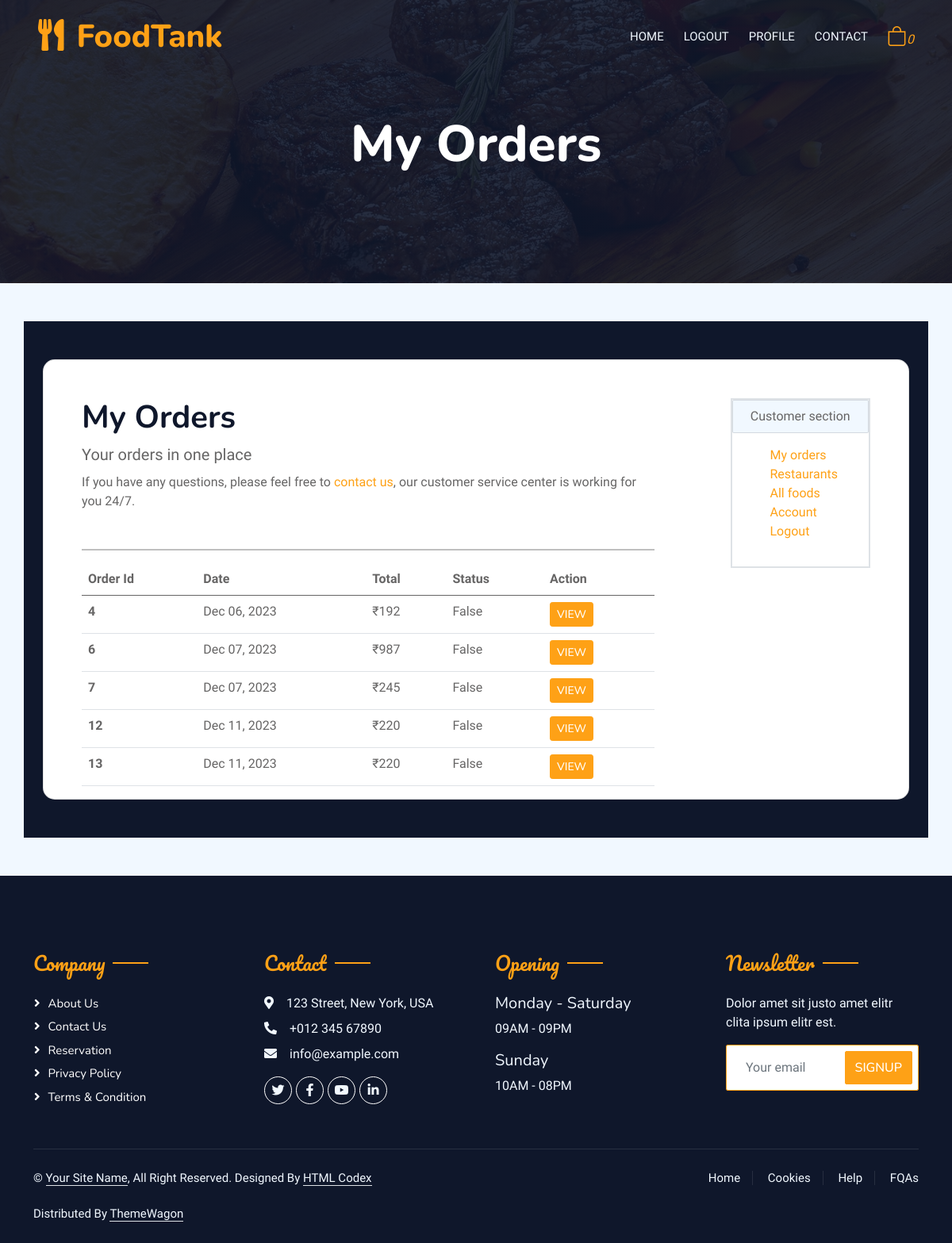
/orders/ (signed in), run on the app's committed database.
### order/models.py (models this page shows, shortened)
class Order(models.Model):
    order_id = models.AutoField(primary_key=True)
    user = models.ForeignKey(User, on_delete=models.CASCADE,
                        limit_choices_to={'user_type':'Customer'})
    restaurant = models.ForeignKey(Restaurant, on_delete=models.CASCADE)
    is_confirmed = models.BooleanField(default=False)
    estimated_time = models.DateTimeField(blank=True, null=True)
    driver = models.ForeignKey(Driver, on_delete=models.SET_NULL, null=True, blank=True)
    transaction_id = models.CharField(max_length=255, null=True, blank=True)
    total_bill = models.IntegerField(blank=True, null=True)
    payment_method = models.CharField(max_length=255, blank=True, null=True, choices=payment_choices)
    order_date = models.DateTimeField(auto_now_add=True, blank=True, null=True)

### user/views.py (the view)
# urls.py: path("orders/", views.orders, name="orders"),
@login_required(login_url='/login/')
def orders(request):
    if not request.user.user_type == "Customer":
        return redirect("/login/")
    userOrders = Order.objects.filter(user=request.user)
    context = {
        'userOrders' : userOrders
    }
    return render(request, 'account/orders.html', context)

### templates/account/orders.html (shortened to what this page needs)
{% extends '../base.html' %}
{% block content %}
{% load static %}
{% load sweetify %}
<div class="container-xxl position-relative p-0">
        {% include 'navbar.html' %}
    <div class="container-xxl py-5 bg-dark hero-header mb-5">
        <div class="container text-center my-5 pt-5 pb-4">
            <h1 class="display-3 text-white mb-3 animated slideInDown">My Orders</h1>
        </div>
    </div>
</div>
<section class="container h-100 h-custom" style="background-color: #0F172B;">
    <div class="container py-5 h-100">
        <div class="row d-flex justify-content-center align-items-center h-100">
            <div class="col-12">
                <div class="card card-registration card-registration-2" style="border-radius: 15px;">
                    <div class="card-body p-0">
                        <div class="row g-0">
                            <div class="col-lg-9">
                                <div class="mx-5 mt-5">
                                    <div class="mb-5">
                                        <h1 class="fw-bold mb-0 text-black">My Orders</h1>
                                        <p class="fs-5 my-2">Your orders in one place</p>
                                        <p class="fs-6">If you have any questions, please feel free to <a href="/contact/">contact us</a>, our customer service center is working for you 24/7.</p>
                                    </div>
                                    <table class="table">
                                        <hr style="color:black; height: 2px;">
                                        <thead>
                                          <tr>
                                            <th scope="col">Order Id</th>
                                            <th scope="col">Date</th>
                                            <th scope="col">Total</th>
                                            <th scope="col">Status</th>
                                            <th scope="col">Action</th>
                                          </tr>
                                        </thead>
                                        <tbody>
                                          {% for data in userOrders %}
                                            <tr>
                                                <th scope="row">{{data.order_id}}</th>
                                                <td>{{ data.order_date|date:"M d, Y" }}</td>
                                                <td>₹{{data.total_bill}}</td>
                                                <td>{{data.is_confirmed}}</td>
                                                <td>
                                                    <a href="/orderInfo/{{data.order_id}}" class="btn btn-primary btn-sm">View</a>
                                                </td>
                                            </tr>
                                          {% endfor %}
                                        </tbody>
                                      </table>
                                </div>
                            </div>
                            <div class="col-lg-3">
                                <div class="mx-5 mt-5">
                                    <div class="mb-5">
                                        <div class="border border-2">
                                            <div class="card text-center p-2 bg-light">
                                                Customer section
                                            </div>
                                            <div class="p-3">
                                                <ul style="list-style: none;">
                                                    <li><a href="/orders/">My orders</a></li>
                                                    <li><a href="/foodprovider/restaurant/">Restaurants</a></li>
                                                    <li><a href="/">All foods</a></li>
                                                    <li><a href="/profile/">Account</a></li>
                                                    <li><a href="/logout/">Logout</a></li>
                                                </ul>
                                            </div>
                                        </div>
                                    </div>
                                </div>
                            </div>
                        </div>
                    </div>
                </div>
            </div>
        </div>
    </div>
</section>
{% endblock content %}

### static/css/style.css (style rules this page uses)
:root { --primary: #FEA116; --light: #F1F8FF; --dark: #0F172B; }
.btn { font-family: 'Nunito', sans-serif; font-weight: 500; text-transform: uppercase; transition: .5s; }
.btn.btn-primary, .btn.btn-secondary { color: #FFFFFF; }
.hero-header { background: linear-gradient(rgba(15, 23, 43, .9), rgba(15, 23, 43, .9)), url(../img/bg-hero.jpg); background-position: center center; background-repeat: no-repeat; background-size: cover; }

### data on the page
Order: order_id "4", order_date "Dec 06, 2023", total_bill "192", is_confirmed "False"
Order: order_id "6", order_date "Dec 07, 2023", total_bill "987", is_confirmed "False"
Order: order_id "7", order_date "Dec 07, 2023", total_bill "245", is_confirmed "False"
Order: order_id "12", order_date "Dec 11, 2023", total_bill "220", is_confirmed "False"
Order: order_id "13", order_date "Dec 11, 2023", total_bill "220", is_confirmed "False"
